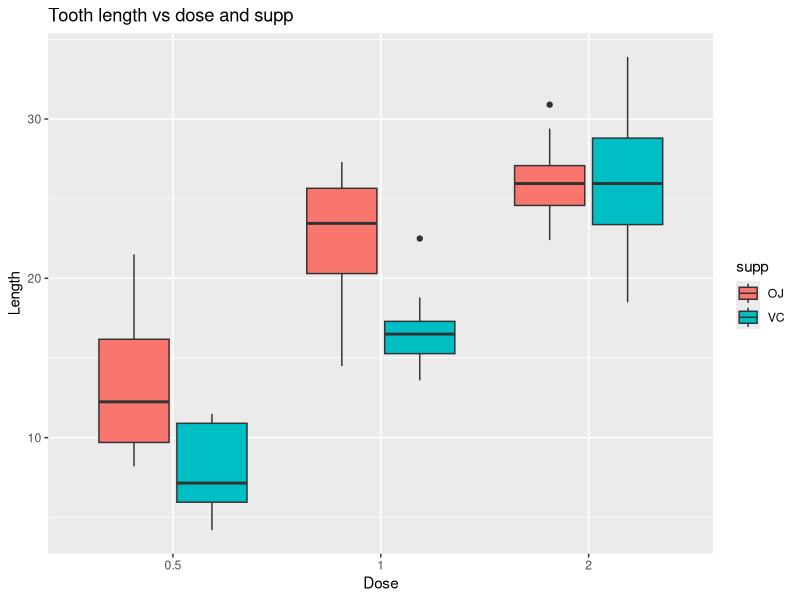

Here is the R script that generated this plot:
## ---- chunk 1
library(datasets)
data(ToothGrowth)
attach(ToothGrowth)
## ---- chunk 2
str(ToothGrowth)
head(ToothGrowth, 3)
## ---- chunk 3
library(ggplot2)
g <- ggplot(ToothGrowth, aes(x = factor(dose), y = len, fill = supp))
g + geom_boxplot() + ggtitle("Tooth length vs dose and supp") + xlab("Dose") + ylab("Length")
## ---- chunk 4
summary(ToothGrowth)
## ---- chunk 5
print("Means:")
tapply(len, list(supp, dose), mean)
print("Stadard deviations:")
tapply(len, list(supp, dose), var)
## ---- chunk 6
t.test(ToothGrowth[supp == 'OJ', 1], ToothGrowth[supp == 'VC', 1], paired = F, var.equal = T)
## ---- chunk 7
t.test(ToothGrowth[dose == 1.0, 1], ToothGrowth[dose == 0.5, 1], paired = F, var.equal = T)
t.test(ToothGrowth[dose == 2.0, 1], ToothGrowth[dose == 0.5, 1], paired = F, var.equal = T)
t.test(ToothGrowth[dose == 2.0, 1], ToothGrowth[dose == 1.0, 1], paired=F, var.equal=T)
